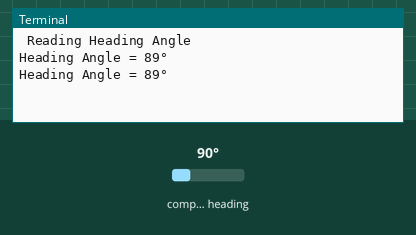
Simulated run of this program. Board: Raspberry Pi (BCM pin numbers). Parts: the last lines printed to the terminal. Inputs (shaded band) come from the test bench; at power-on: compass heading 90°.

Above: at 1.2 s.
1.3 s: compass heading set to 7°
At 2.4 s:
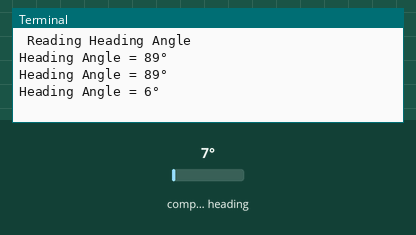
2.8 s: compass heading set to 180°
At 3.8 s:
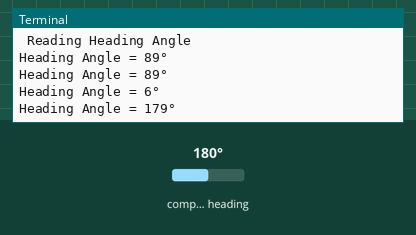
Timing chart, 0 to 5.8 s (numbered marks = the images above; inputs shaded):
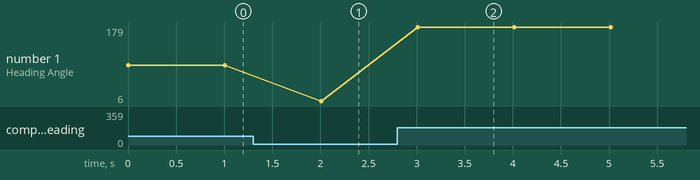

Measured:
- after the input at 1.3 s, the terminal: prints a new line after 0.71 s (image 1)
- after the input at 2.8 s, the terminal: prints a new line after 0.21 s (image 2)
- plotted number 1: 89 → 6 after the input at 1.3 s, 6 → 179 after the input at 2.8 s

The program:

main.py
```python
# -*- coding:utf-8 -*-
#!/usr/bin/python
#Author: Dharmendra Kumar Yadav
#######################################################

import smbus		#import SMBus module of I2C
from time import sleep  #import sleep
import math

#some MPU6050 Registers and their Address
Register_A     = 0              #Address of Configuration register A
Register_B     = 0x01           #Address of configuration register B
Register_mode  = 0x02           #Address of mode register

X_axis_H    = 0x03              #Address of X-axis MSB data register
Z_axis_H    = 0x05              #Address of Z-axis MSB data register
Y_axis_H    = 0x07              #Address of Y-axis MSB data register
declination = -0.00669          #define declination angle of location where measurement going to be done
pi          = 3.14159265359     #define pi value


def Magnetometer_Init():
        #write to Configuration Register A
        bus.write_byte_data(Device_Address, Register_A, 0x70)

        #Write to Configuration Register B for gain
        bus.write_byte_data(Device_Address, Register_B, 0xa0)

        #Write to mode Register for selecting mode
        bus.write_byte_data(Device_Address, Register_mode, 0)


def read_raw_data(addr):

        #Read raw 16-bit value
        high = bus.read_byte_data(Device_Address, addr)
        low = bus.read_byte_data(Device_Address, addr+1)

        #concatenate higher and lower value
        value = ((high << 8) | low)

        #to get signed value from module
        if(value > 32768):
            value = value - 65536
        return value


bus = smbus.SMBus(1) 	# or bus = smbus.SMBus(0) for older version boards
Device_Address = 0x1e   # HMC5883L magnetometer device address

Magnetometer_Init()     # initialize HMC5883L magnetometer

print (" Reading Heading Angle")

while True:


        #Read Accelerometer raw value
        x = read_raw_data(X_axis_H)
        z = read_raw_data(Z_axis_H)
        y = read_raw_data(Y_axis_H)

        heading = math.atan2(y, x) + declination

        #Due to declination check for >360 degree
        if(heading > 2*pi):
                heading = heading - 2*pi

        #check for sign
        if(heading < 0):
                heading = heading + 2*pi

        #convert into angle
        heading_angle = int(heading * 180/pi)

        print ("Heading Angle = %d°" %heading_angle)
        sleep(1)
```
